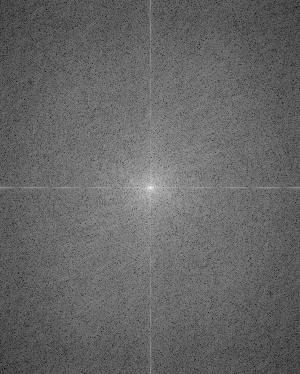
//> input picture DFT/原频谱.jpg, 300 x 374 px, given in place of the camera
$ ./源   (built with g++ and OpenCV 4)
//> lines starting //> are read from the running program, lines starting //| are printed output that depends on the picture; after the words box and inside, x2 and y2 are one past the last pixel; in counts of white or black regions, pixels touching at a corner belong together
#include<opencv2/opencv.hpp>
#include<iostream>

using namespace cv;
using namespace std;

int main()
{
	VideoCapture cap;
	cap.open(0);
	if (!cap.isOpened())
	{
		std::cout << "can not open the video" << std::endl;
		return -1;
	}
	double fps = cap.get(CAP_PROP_FPS);
	std::cout << "fps" << fps << std::endl;
	while (1)
	{
		cv::Mat frame;
		bool rSucess = cap.read(frame);
//> frame is the input picture: 374 rows x 300 cols, CV_8UC3; min 0, max 254, mean 102
		cv::Mat dx;
		cv::Mat dy;
		cv::Mat canny1;
		cv::Mat canny2;
		if (!rSucess)
		{
			std::cout << "can not read the frame from the video" << std::endl;
			break;
		}


		else
		{
			cvtColor(frame, frame, COLOR_BGR2GRAY);
//> frame: 374 rows x 300 cols, CV_8UC1
			threshold(frame, frame,0,255,CV_THRESH_OTSU);
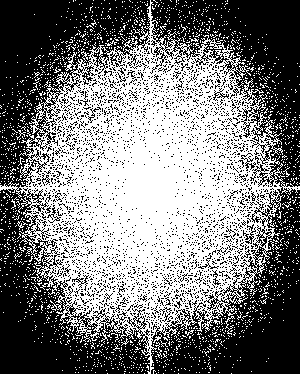
//> frame: 374 rows x 300 cols, CV_8UC1; 47.9% white; 1858 white regions (1848 under 20 px), largest, box (x1, y1, x2, y2) and area: (0, 0, 300, 374) 49636, (225, 316, 235, 335) 45, (155, 342, 162, 358) 31

			//边缘提取
			Sobel(frame, dx, CV_16SC1, 1, 0, 3);
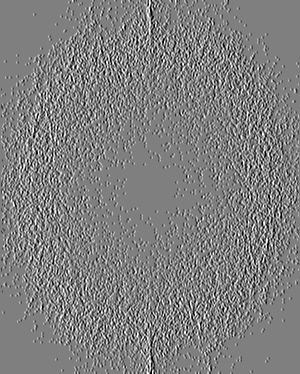
//> dx: 374 rows x 300 cols, CV_16SC1; min -1020, max 1020, mean 0; drawn with min black and max white
			Sobel(frame, dy, CV_16SC1, 0, 1, 3);
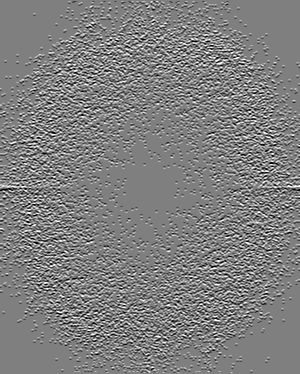
//> dy: 374 rows x 300 cols, CV_16SC1; min -1020, max 1020, mean 0; drawn with min black and max white
			Canny(dx, dy, canny1, 20, 60);
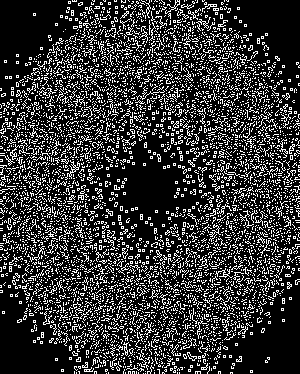
//> canny1: 374 rows x 300 cols, CV_8UC1; 21% white in thin lines or dots
			Canny(frame, canny2, 30, 70);
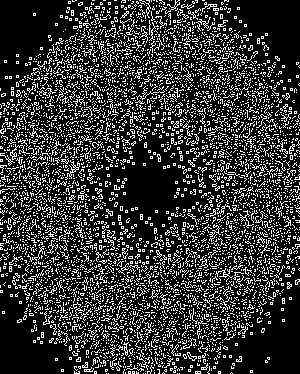
//> canny2: 374 rows x 300 cols, CV_8UC1; 21% white in thin lines or dots
			imshow("1", canny1);
			imshow("2", canny2);
		}
		waitKey(30);
	}
	return 0;
}
